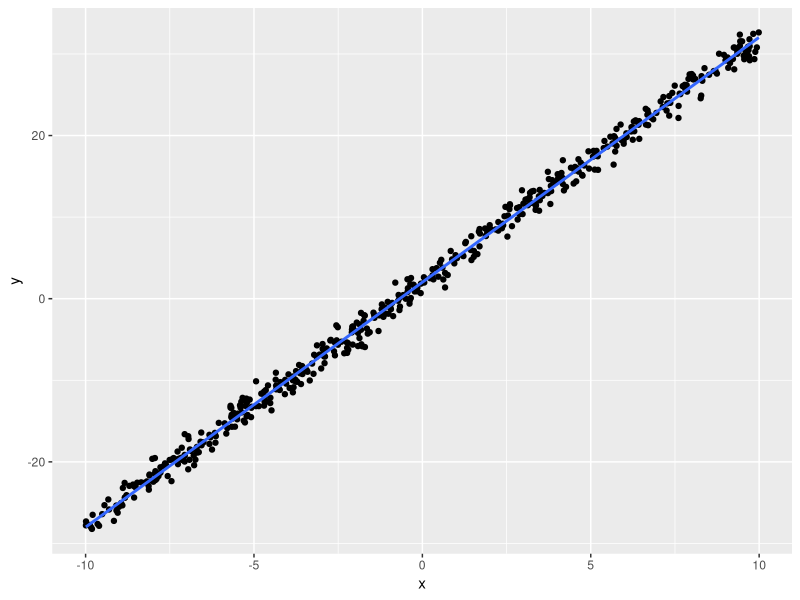
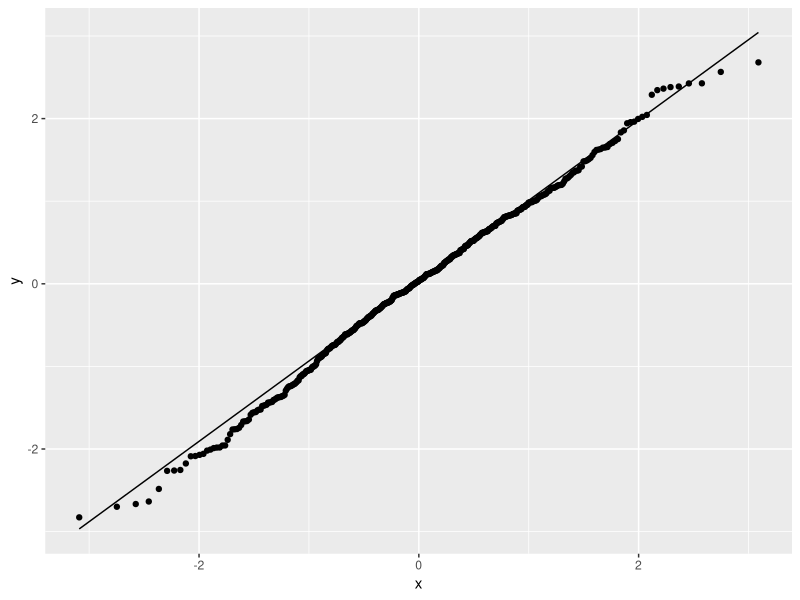
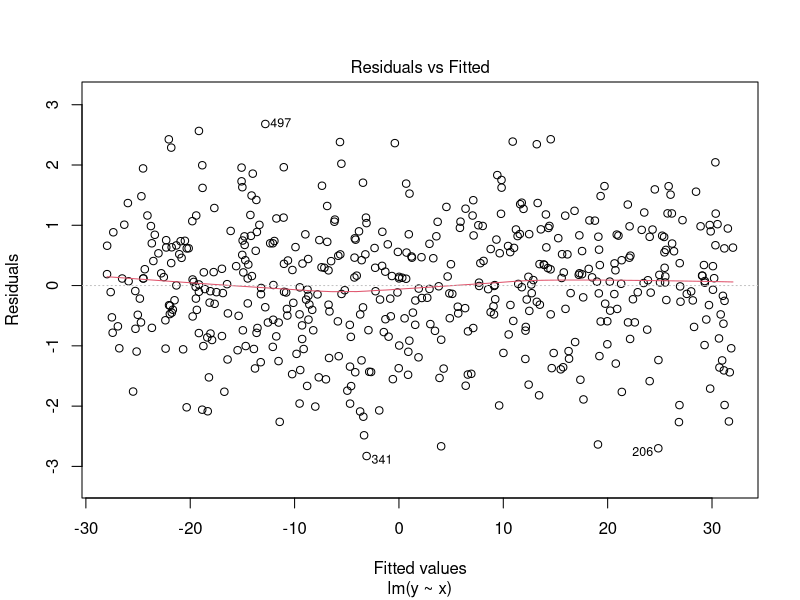
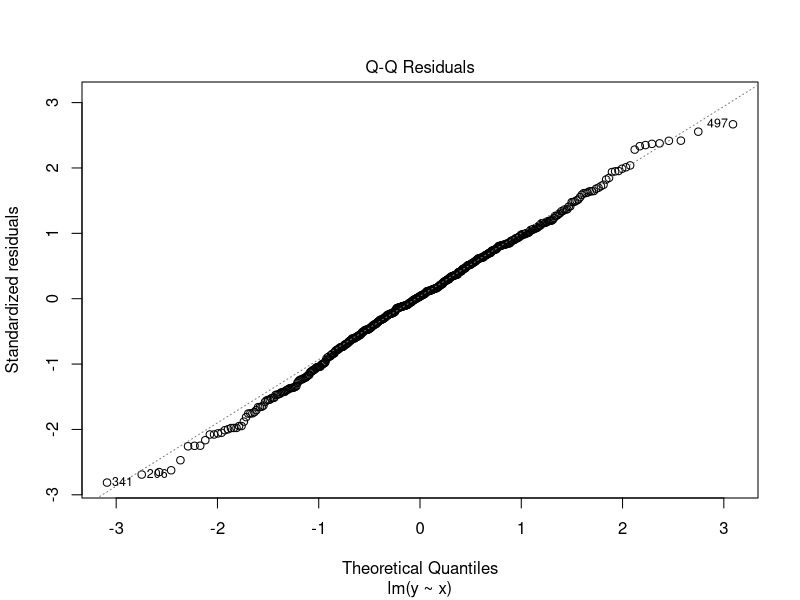
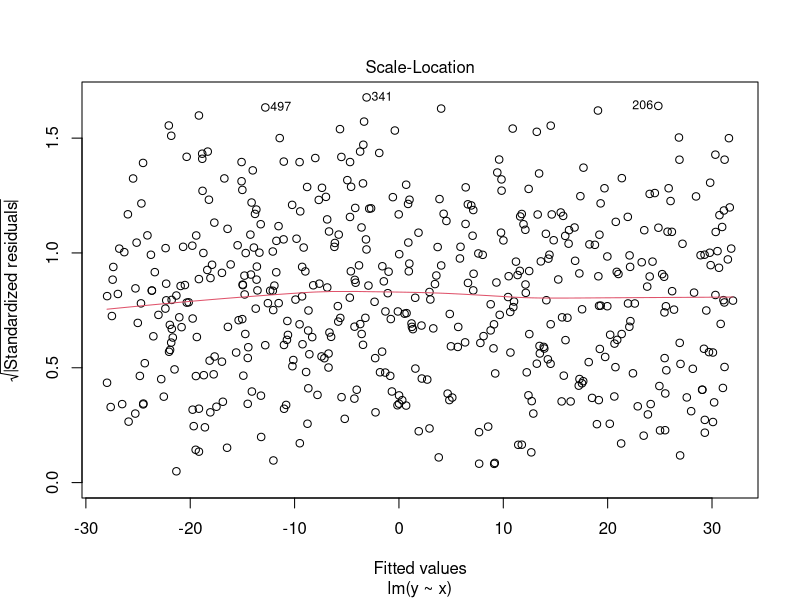
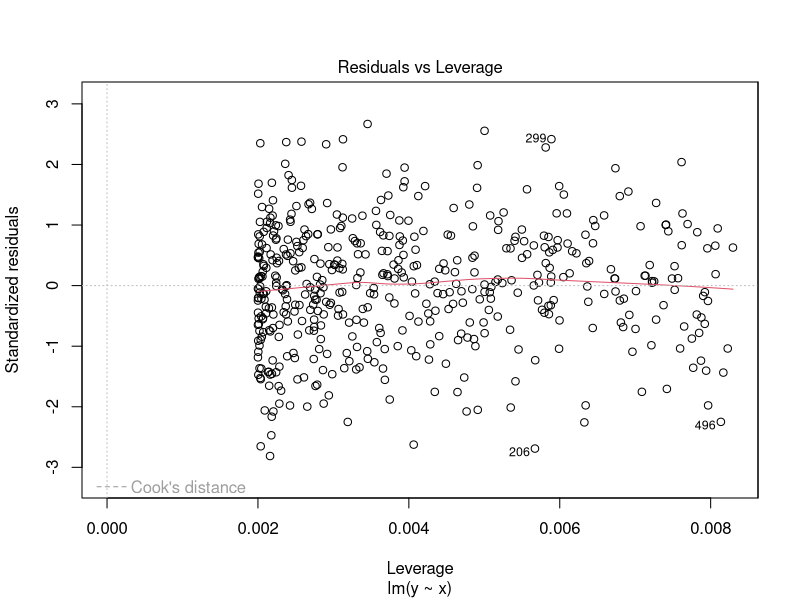
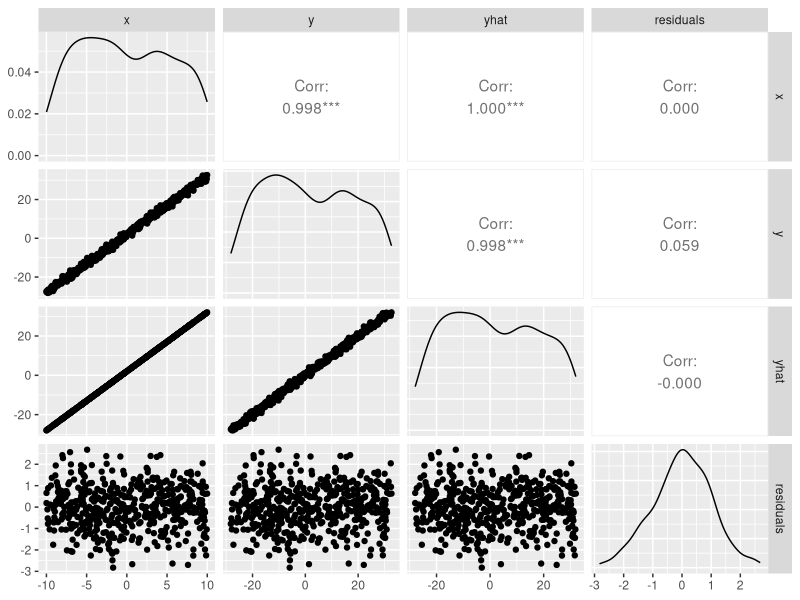
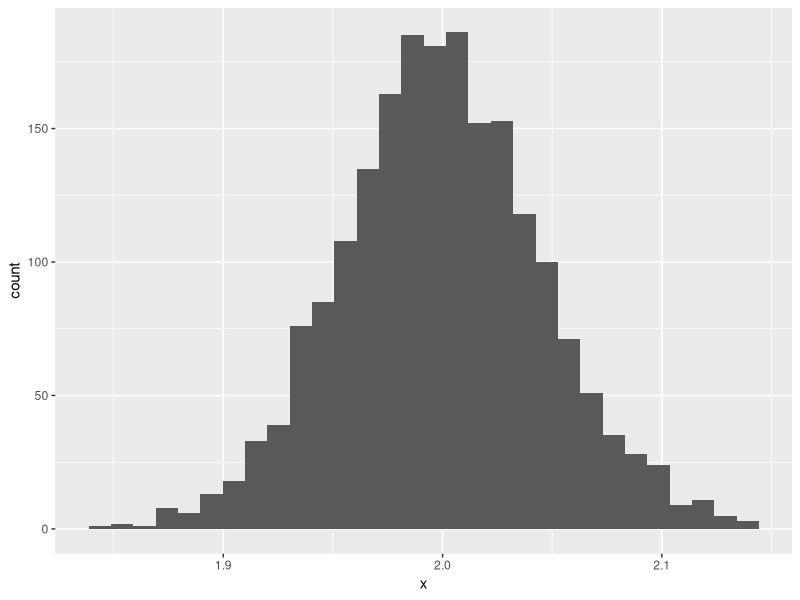

These figures' R source, in order:
## ---- chunk 1
#| message: FALSE
library(tidyverse)
set.seed(123)
n <- 500
beta0 <- 2
beta1 <- 3
sigma <- 1
# データの生成
x <- runif(n, -10, 10)
e <- rnorm(n, 0, sigma)
y <- beta0 + beta1 * x + e

dat <- data.frame(x, y)
# データの確認
head(dat)
dat %>% ggplot(aes(x = x, y = y)) +
  geom_point() +
  geom_smooth(method = "lm", formula = "y~x") # 線形モデルの描画
## ---- chunk 2
result.lm <- lm(y ~ x, data = dat)
summary(result.lm)
## ---- chunk 3
dat <- bind_cols(dat, yhat = result.lm$fitted.values, residuals = result.lm$residuals)
summary(dat)
## ---- chunk 4
dat %>%
  ggplot(aes(sample = residuals)) +
  stat_qq() +
  stat_qq_line()
## ---- chunk 5
plot(result.lm)
## ---- chunk 6
#| message: FALSE
library(GGally) # 必要ならインストールしよう
ggpairs(dat)
## ---- chunk 7
#| message: FALSE
library(MASS)
library(psych)
Sigma <- matrix(c(1, 0.3, 0.5, 0.3, 1, 0.8, 0.5, 0.8, 1), ncol = 3)
X <- mvrnorm(1000, c(0, 0, 0), Sigma, empirical = TRUE) %>% as.data.frame()
## 相関行列
cor(X)
## 回帰分析をして残差を求める
result.lm1 <- lm(V2 ~ V1, data = X)
result.lm2 <- lm(V3 ~ V1, data = X)
cor(result.lm1$residuals, result.lm2$residuals)
## 偏相関を求めるR関数で確認
psych::partial.r(X)[2, 3]
## ---- chunk 8
result.mra <- lm(V1 ~ V2 + V3, data = X)
# 回帰係数を取り出す
result.mra$coefficients
# 残差をつかって偏回帰係数を確認する
result.lm3 <- lm(V1 ~ V3, data = X)
result.lm4 <- lm(V2 ~ V3, data = X)
result.lm5 <- lm(result.lm3$residuals ~ result.lm4$residuals)
#
result.lm5$coefficients
## ---- chunk 9
summary(result.mra)
## ---- chunk 10
#| message: FALSE
library(car) # なければ入れておこう
vif(result.mra)
## ---- chunk 11
set.seed(123)
n <- 500
beta0 <- 2
beta1 <- 3
sigma <- 1
# データ生成関数
dataMake <- function(n, beta0, beta1, sigma) {
  x <- runif(n, -10, 10)
  e <- rnorm(n, 0, sigma)
  y <- beta0 + beta1 * x + e
  dat <- data.frame(x, y)
  return(dat)
}

# 結果オブジェクトの準備
iter <- 2000
beta0.est <- rep(NA, iter)
beta1.est <- rep(NA, iter)
# simulation
for (i in 1:iter) {
  sample <- dataMake(n, beta0, beta1, sigma)
  result.lm <- lm(y ~ x, data = sample)
  beta0.est[i] <- result.lm$coefficients[1]
  beta1.est[i] <- result.lm$coefficients[2]
}

data.frame(x = beta0.est) %>% ggplot(aes(x = x)) +
  geom_histogram()
data.frame(x = beta1.est) %>% ggplot(aes(x = x)) +
  geom_histogram()
## ---- chunk 12
mean(beta0.est)
mean(beta1.est)
## ---- chunk 13
sd(beta0.est)
sd(beta1.est)
## ---- chunk 14
data.frame(x = beta1.est) %>%
  scale() %>%
  ggplot(aes(x = x)) +
  geom_histogram(aes(y = after_stat(density)), bins = 100) +
  stat_function(fun = function(x) dt(x, df = n - 2), color = "red", linewidth = 2)
